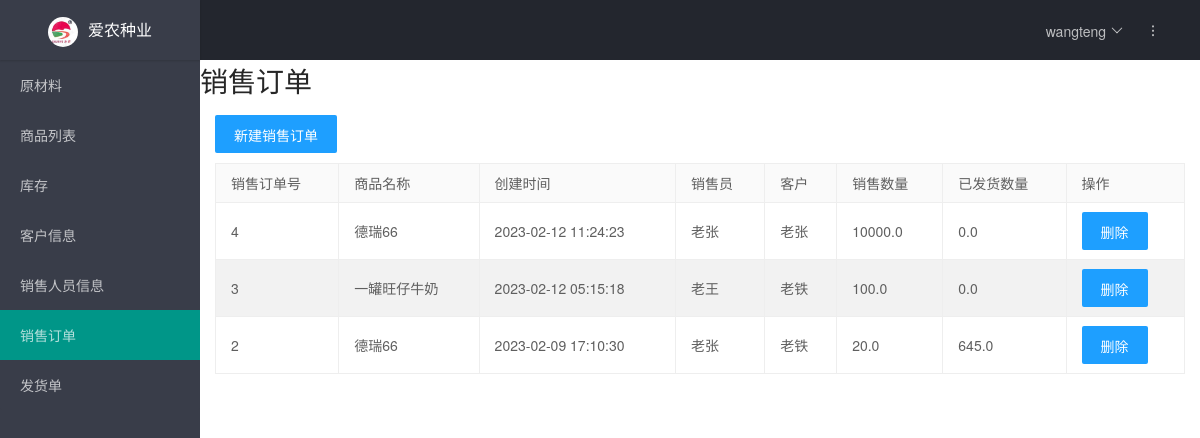
The app's page /sell_record/list (signed in) with its own data.
### tables this page shows
CREATE TABLE user (
  id INTEGER PRIMARY KEY AUTOINCREMENT,
  username TEXT UNIQUE NOT NULL,
  password TEXT NOT NULL,
  role TEXT NOT NULL
);

CREATE TABLE sell_record(
    id INTEGER PRIMARY KEY AUTOINCREMENT,
    create_time TIMESTAMP NOT NULL DEFAULT CURRENT_TIMESTAMP,
    product_id INTEGER NOT NULL ,
    amount DOUBLE NOT NULL ,
    seller_id INTEGER NOT NULL,
    customer_id INTEGER NOT NULL,
    status TEXT NOT NULL,
    transported_amount DOUBLE default 0
);

CREATE TABLE product_def(
    id INTEGER PRIMARY KEY AUTOINCREMENT,
    name TEXT UNIQUE NOT NULL,
    unit TEXT NOT NULL,
    specification TEXT,
    price DOUBLE,
    creator TEXT NOT NULL,
    material_cost_conf TEXT
);

CREATE TABLE seller(
    id INTEGER PRIMARY KEY AUTOINCREMENT,
    name TEXT NOT NULL,
    cellphone TEXT
);

CREATE TABLE customer(
    id INTEGER PRIMARY KEY AUTOINCREMENT,
    name TEXT NOT NULL,
    cellphone TEXT,
    city TEXT,
    province TEXT,
    address TEXT
);

### transport/sell_record.py (the view)
@bp.route('/list')
def index():
    db = get_db()
    sellRecords = db.execute(
        'SELECT sr.id, sr.create_time, sr.amount,pd.name as product_name,sl.name as seller_name,cst.name as customer_name,sr.transported_amount as transported_amount'
        ' FROM sell_record sr left join product_def pd on sr.product_id=pd.id left join seller sl on sr.seller_id= sl.id left join customer cst on sr.customer_id=cst.id'
        ' ORDER BY sr.id DESC'
    ).fetchall()
    return render_template('sell_record/list.html', sellRecords=sellRecords)

### transport/auth.py (called while the page is built)
@bp.before_app_request
def load_logged_in_user():
    user_id = session.get('user_id')
    if user_id is None:
        g.user = None
    else:
        g.user = get_db().execute(
            'SELECT * FROM user WHERE id = ?', (user_id,)
        ).fetchone()

### transport/db.py (called while the page is built)
def get_db():
    if 'db' not in g:
        g.db = sqlite3.connect(
            current_app.config['DATABASE'],
            detect_types=sqlite3.PARSE_DECLTYPES
        )
        g.db.row_factory = sqlite3.Row
    return g.db

### transport/templates/sell_record/list.html (shortened to what this page needs)
{% extends 'base.html' %}
{% block header %}
  <h1>{% block title %}销售订单{% endblock %}</h1>
{% endblock %}
{% block content %}
<div class="page-body">
  {% if g.user %}
  <div class="container-xl">
      <div class="row g-2 align-items-center mb-n3">
  <div class="col-6 col-sm-3 col-md-2 col-xl mb-3">
    <a class="layui-btn layui-btn-normal" href="{{ url_for('sell_record.create') }}">新建销售订单</a>
  </div>
        </div>
      </div>
  {% endif %}
    <table class="layui-table" lay-even>
      <thead>
        <tr>
          <th>销售订单号</th>
          <th>商品名称</th>
          <th>创建时间</th>
          <th>销售员</th>
          <th>客户</th>
          <th>销售数量</th>
          <th>已发货数量</th>
          <th>操作</th>
        </tr>
      </thead>
      <tbody>
      {% for sellRecord in sellRecords %}
        <tr>
          <td>{{sellRecord['id']}}</td>
          <td>{{sellRecord['product_name']}}</td>
          <td>{{sellRecord['create_time']}}</td>
          <td>{{sellRecord['seller_name']}}</td>
          <td>{{sellRecord['customer_name']}}</td>
          <td>{{sellRecord['amount']}}</td>
          {% if sellRecord['transport_amount'] == None %}
          <td>0</td>
          {% else %}
          <td>{{sellRecord['transported_amount']}}</td>
          {% endif %}
          <td><input type="button" class="layui-btn layui-btn-normal" onclick="deleteSellRecord({{sellRecord['id']}})" value="删除" id="{{sellRecord['id']}}" /></td>
        </tr>
      {% endfor %}
      </tbody>
    </table>
</div>
{% endblock %}

### transport/templates/base.html (shortened to what this page needs)
<!doctype html>
<head>
  <link href="../static/layui/css/layui.css" rel="stylesheet">
</head>
<body>
<div class="layui-layout layui-layout-admin">
  <div class="layui-header">
    <div class="layui-logo layui-hide-xs layui-bg-black"><img src="../static/icon/logo.png" class="layui-nav-img">爱农种业</div>
    <ul class="layui-nav layui-layout-right">
      <li class="layui-nav-item layui-hide layui-show-md-inline-block">
        <a href="javascript:;">
          {% if g.user %}
      <span>{{ g.user['username'] }}</span>
    {% endif %}
        </a>
      </li>
      <li class="layui-nav-item" lay-header-event="menuRight" lay-unselect>
        <a href="javascript:;">
          <i class="layui-icon layui-icon-more-vertical"></i>
        </a>
      </li>
    </ul>
  </div>
  <div class="layui-side layui-bg-black">
    <div class="layui-side-scroll">
      <ul class="layui-nav layui-nav-tree" lay-filter="test" id="menu">
        {% if g.user['role']=='ADMIN' %}
        <li class="layui-nav-item"><a class="nav-link" href="{{url_for('material.index')}}">原材料</a></li>
        <li class="layui-nav-item"><a class="nav-link"  href="{{url_for('product.index')}}">商品列表</a></li>
        {% endif %}
        {% if g.user['role']=='STORE_MANAGER' or g.user['role']=='ADMIN'%}
        <li class="layui-nav-item"><a class="nav-link"  href="{{url_for('inventory.index')}}">库存</a></li>
        {% endif %}
        {% if g.user['role']=='ADMIN' %}
        <li class="layui-nav-item"><a class="nav-link"  href="{{url_for('customer.index')}}">客户信息</a></li>
        <li class="layui-nav-item"><a class="nav-link"  href="{{url_for('seller.index')}}">销售人员信息</a></li>
        <li class="layui-nav-item"><a class="nav-link" href="{{url_for('sell_record.index')}}">销售订单</a></li>
        <li class="layui-nav-item"><a class="nav-link"  href="{{url_for('carriage.index')}}">发货单</a></li>
        {% endif %}
      </ul>
    </div>
  </div>
<div class="layui-body">
  <header>
    {% block header %}{% endblock %}
  </header>
  <div style="padding: 15px">
  {% block content %}{% endblock %}
    </div>
</div>
</div>
</body>

### records on screen
user: user.username "wangteng"
sell_record: id "4", product_name "德瑞66", create_time "2023-02-12 11:24:23", seller_name "老张", customer_name "老张", amount "10000.0", transported_amount "0.0"
sell_record: id "3", product_name "一罐旺仔牛奶", create_time "2023-02-12 05:15:18", seller_name "老王", customer_name "老铁", amount "100.0", transported_amount "0.0"
sell_record: id "2", product_name "德瑞66", create_time "2023-02-09 17:10:30", seller_name "老张", customer_name "老铁", amount "20.0", transported_amount "645.0"
